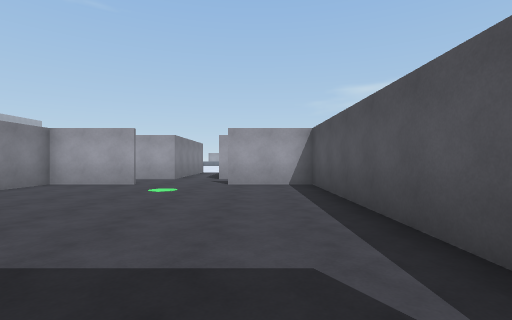
[1] (above)

17 first-person views from a walk through a 3-D level made in the Unity game engine. The camera is 1.3 m above the floor, looks level and sees 85° across. The floor is counted in squares, 2 m on a side. Each view is taken from the middle of a square. On the plan, view 1 faces up. The plan holds only what a view shows up to about 9 squares ahead; the rest is blank. The place goes on beyond the plan. The player is left out. Surface patterns are stand-ins for the level's own textures.

[2]
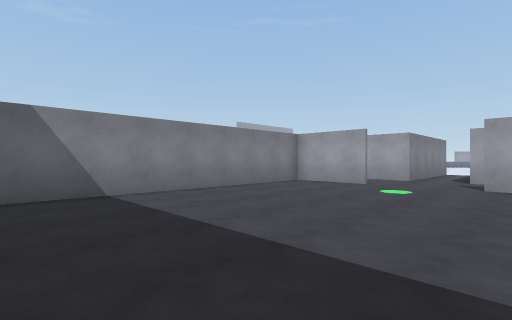

[3]
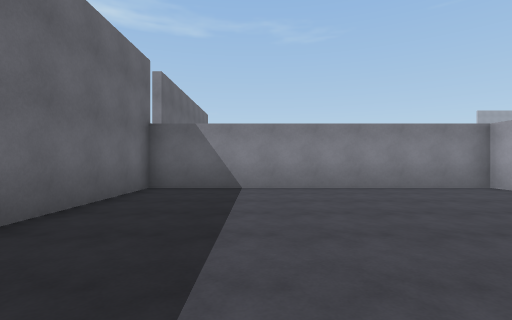

[4]
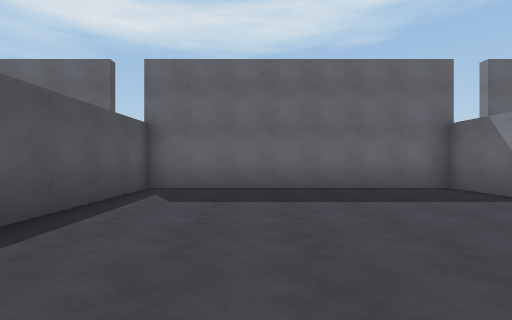

[5]
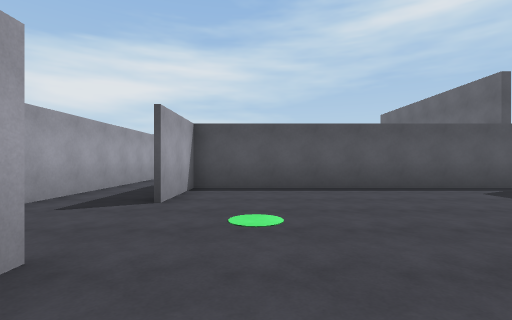

[6]
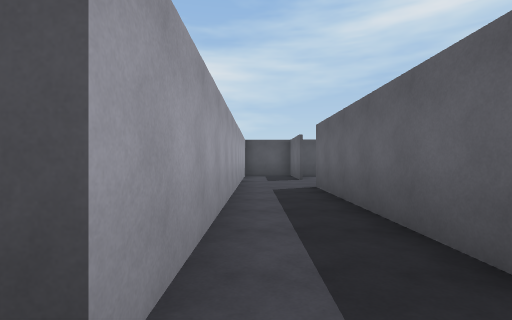

[7]
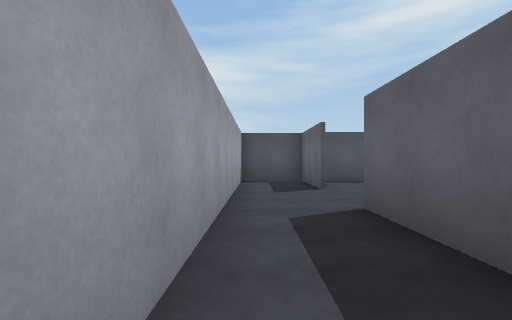

[8]
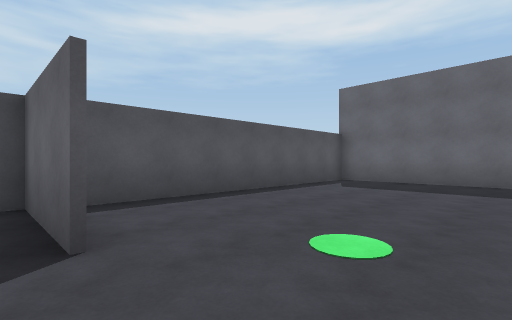

[9]
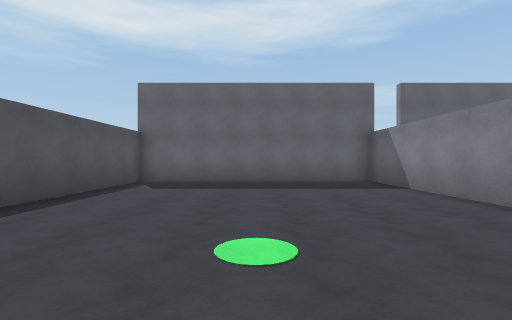

[10]
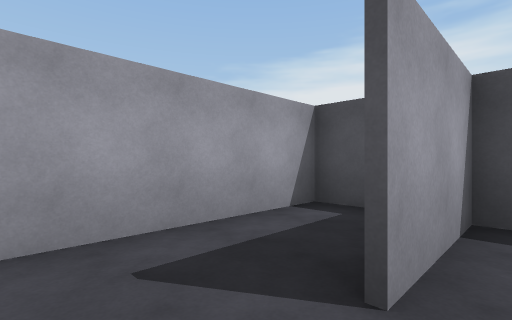

[11]
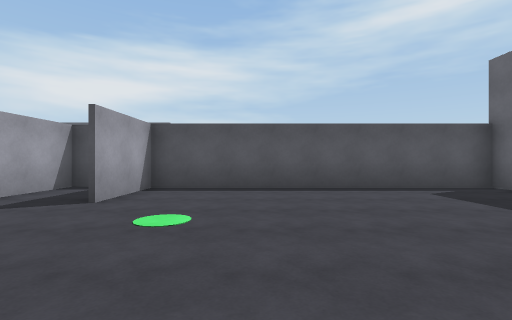

[12]
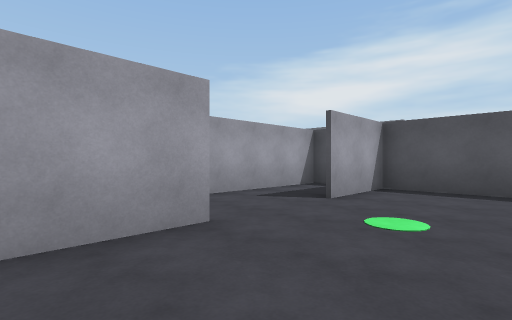

[13]
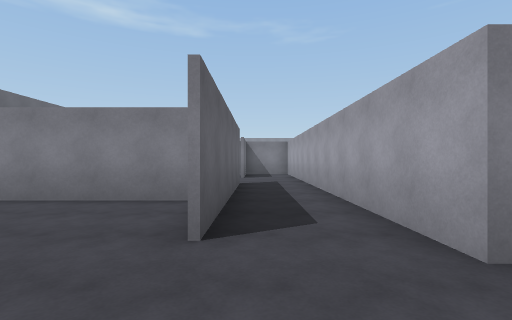

[14]
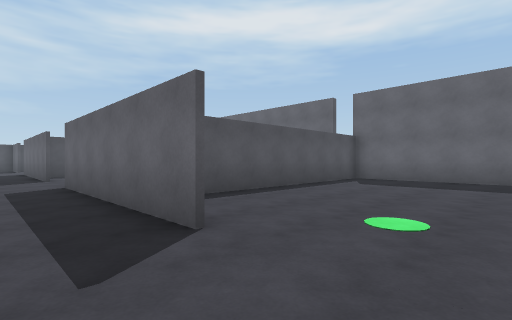

[15]
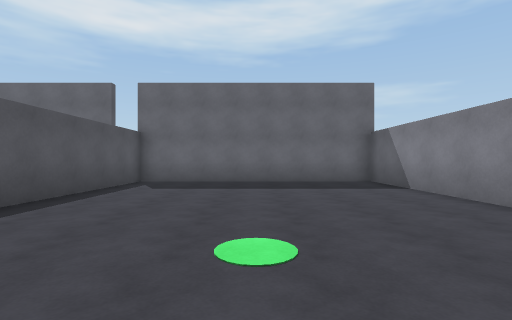

[16]
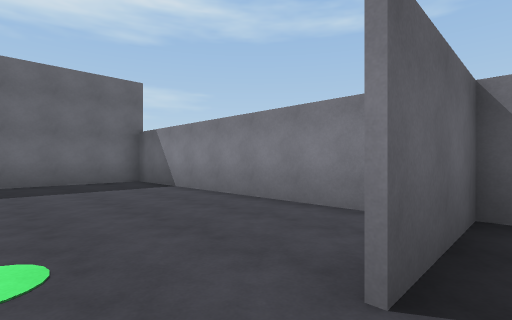

[17]
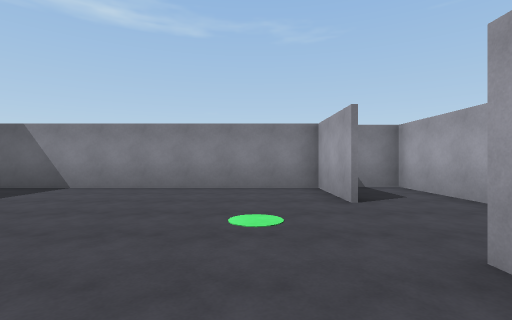

### Floor plan
Ten units are one square. View 1 is at (0, 0); x grows to the right and y downward. Boxes are objects, and circles mark ways between rooms. Rooms are numbered by the first view taken in them; rooms with no view inside come last. Other rooms are left out.
<svg viewBox="-143 -105 246 115">
<path fill="none" stroke="#000" d="M-32 -74 -55 -74 -55 5 15 5 15 -74 -8 -74M-8 -75 48 -75M46 -94 -12 -94M25 -42 25 5 95 5 95 -74 72 -74M48 -74 30 -74M72 -75 98 -75 98 -94 46 -94M-112 -74 -135 -74 -135 5 -65 5 -65 -60M-88 -75 -32 -75M-27 -94 -138 -94 -138 -75 -112 -75"/>
<circle cx="40" cy="-90" r="3" fill="#2a7"/>
<circle cx="-40" cy="-90" r="3" fill="#2a7"/>
<text x="-20" y="-40">1</text>
<text x="60" y="-40">2</text>
<text x="-100" y="-40">3</text>
</svg>
Room 1 opens to room 2. Room 1 opens to room 3.

Where each view was taken, in squares from view 1:
view 1: 0 up, 0 right, facing up
view 2: 0 up, 0 right, facing up-left
view 3: 2 up, 1 right, facing left
view 4: 6 up, 1 left, facing down
view 5: 6 up, 5 left, facing right
view 6: 9 up, 2 left, facing right
view 7: 9 up, 1 right, facing right
view 8: 8 up, 5 right, facing down-right
view 9: 8 up, 6 right, facing down
view 10: 7 up, 6 right, facing up-right
view 11: 5 up, 3 right, facing right
view 12: 5 up, 3 right, facing up-right
view 13: 8 up, 1 left, facing left
view 14: 9 up, 11 left, facing down-right
view 15: 8 up, 10 left, facing down
view 16: 8 up, 10 left, facing down-left
view 17: 6 up, 7 left, facing left
